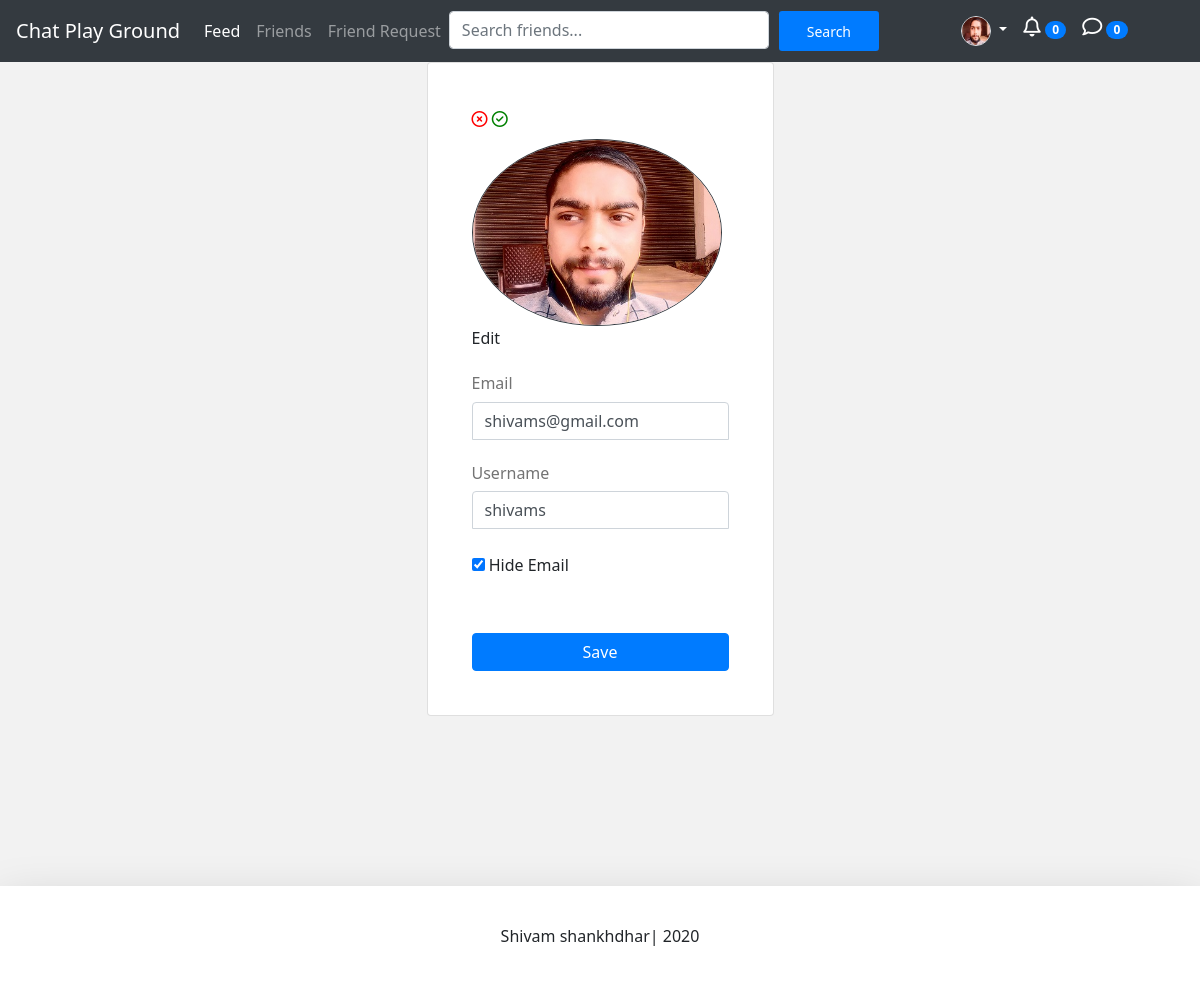
Screenshot of /accounts/1/edit/ (signed in) with the database file from the repository.
### accounts/models.py (models this page shows, shortened)
class Account(AbstractBaseUser):
    email           = models.EmailField(verbose_name = 'email', max_length=60, unique=True )
    username        = models.CharField(max_length=30, unique=True)
    date_joined     = models.DateTimeField(verbose_name="date joined", auto_now_add=True)
    last_login      = models.DateTimeField(verbose_name="last login", auto_now = True)
    is_admin        = models.BooleanField(default=False)
    is_active       = models.BooleanField(default=True)
    is_staff        = models.BooleanField(default=False)
    is_superuser    = models.BooleanField(default=False)
    profile_image   = models.ImageField(max_length = 255, upload_to = get_profile_image_filepath, null = True, blank = True, default = get_default_profile_image)
    hide_email      = models.BooleanField(default=True)
    objects = MyAccountManager()
    USERNAME_FIELD = 'email'         #django uses username for login but i change this with email for login
    REQUIRED_FIELDS = ['username']

### accounts/views.py (the view)
# urls.py: path('<user_id>/edit/', edit_account_view, name='edit'),
def edit_account_view(request, *args, **kwargs):
    if not request.user.is_authenticated:
            return redirect("login")
    user_id = kwargs.get("user_id")
    account = Account.objects.get(pk=user_id)
    if account.pk != request.user.pk:
        return HttpResponse("You cannot edit someone elses profile.")
    context = {}
    if request.POST:
        form = AccountUpdateForm(request.POST, request.FILES, instance=request.user)
        if form.is_valid():
            account.profile_image.delete()
            form.save()
            new_username = form.cleaned_data['username']
            return redirect("accounts:view", user_id=account.pk)
        else:
            form = AccountUpdateForm(request.POST, instance=request.user,
                initial={
                    "id": account.pk,
                    "email": account.email,
                    "username": account.username,
                    "profile_image": account.profile_image,
                    "hide_email": account.hide_email,
                }
            )
            context['form'] = form
    else:
        form = AccountUpdateForm(
            initial={
                    "id": account.pk,
                    "email": account.email,
                    "username": account.username,
                    "profile_image": account.profile_image,
                    "hide_email": account.hide_email,
                }
            )
        context['form'] = form
    context['DATA_UPLOAD_MAX_MEMORY_SIZE'] = settings.DATA_UPLOAD_MAX_MEMORY_SIZE
    return render(request, "accounts/edit_account.html", context)

### accounts/forms.py (shortened to what this page needs)
class AccountUpdateForm(forms.ModelForm):
    class Meta:
        model = Account
        fields = ('username', 'email', 'profile_image', 'hide_email')

### accounts/models.py (called while the page is built)
def get_default_profile_image():
    return 'default.png'

### accounts/templates/accounts/edit_account.html (shortened to what this page needs)
{% extends 'base.html' %}
{% load static %}
{% block content %}
<div class="container-fluid">
	<div class="row justify-content-center">
		<div class="card profile-card">
		  <div class="card-body">
		  	<div class="d-flex flex-column justify-content-center p-4">
		  		<div class="mb-2" id="id_image_crop_confirm">
                    <i class="far fa-times-circle" id="id_cancel"></i>
                    <i class="far fa-check-circle" id="id_confirm"></i>
		  		</div>
		  		<div class="image-container" id="id_image_container">
	  				<img class="border border-dark rounded-circle img-fluid mx-auto profile-image" id="id_profile_image_display" src="{{form.initial.profile_image.url}}" alt="avatar">
					<div class="middle" id="id_middle_container">
                        <div class="text" id="id_text">Edit</div>
					</div>
		  		</div>
		  		<form class="form-signin" method="post" enctype="multipart/form-data">{% csrf_token %}
			  		<h6 class="mt-4 field-heading">Email</h6>
			  		<input type="email" name="email" id="id_input_email" class="form-control" placeholder="Email address" required autofocus value={{form.initial.email}}>
			  		<h6 class="mt-4 field-heading">Username</h6>
			  		<input type="text" name="username" id="id_input_username" class="form-control" placeholder="Username" required
					value="{{form.initial.username}}">
					<div class="mt-4 checkbox">
						<label>
							<input type="checkbox" name="hide_email" id="id_input_hide_email" {% if form.initial.hide_email %}checked{%endif%}>
							Hide Email
						</label>
                    </div>
					<div class="d-flex flex-column mt-4">
						<button class="mt-4 btn btn-primary flex-grow-1" type="submit">Save</button>
					</div>
				</form>
		  	</div>
		  </div>
		</div>
	</div>
</div>
{% endblock content %}

### templates/snippets/header.html (shortened to what this page needs)
{% load static %}
    <nav class="navbar navbar-expand-lg navbar-dark bg-dark">
        <a class="navbar-brand" href="#">Chat Play Ground </a>
        <div class="collapse navbar-collapse" id="navbarNav">
          <ul class="navbar-nav  col col-9">
            {% if user.is_authenticated %}
            <li class="nav-item active">
              <a class="nav-link" href="#"> Feed <span class="sr-only">(current)</span></a>
            </li>
            <li class="nav-item">
              <a class="nav-link" href="#">Friends</a>
            </li>
            <li class="nav-item">
              <a class="nav-link" href="#">Friend Request</a>
            </li>
            {% endif  %}
            <form class="d-flex lg-ml-3" onsubmit= "return executeQuery();">
                <input class="form-control " name="friend_search" type="search" placeholder="Search friends..." aria-label="Search" style="width: 20rem; outline: none;" id="id_q_small">
                <button class="btn btn-primary btn-sm" type="submit" style="margin-left: 10px;width: 100px;border:none">Search</button>
              </form>
          </ul>
          <ul class="navbar-nav ml-3 col-3 justify-content end row">
              {% if user.is_authenticated %}
              <li class="nav-item dropdown" >
                <a class="nav-link dropdown-toggle active" href="#" id="navbarDropdown" role="button" data-toggle="dropdown" aria-haspopup="true" aria-expanded="false">
                   <img src="{{request.user.profile_image.url }}"  class="border rounded-circle" width ="30" height= "30"  alt="">
                </a>
              </li>
              <li class="nav-item">
                <a href="#" class=" nav-link active">
                    <i class="far fa-bell font-size"></i>  <span class="badge badge-primary badge-pill">0</span>
                </a>
            </li>
            <li class="nav-item">
                <a href="#" class=" nav-link active">
                    <i class="far fa-comment font-size"></i>  <span class="badge badge-primary badge-pill">0</span>
                </a>
            </li>
              {% endif %}
          </ul>
        </div>
      </nav>

### templates/snippets/base_css.html (style rules this page uses)
:root { --main-background-color:#f2f2f2; --dark-background-color:#a2a2a2; --secondary-text-color:#808080; --light-primary-text-color:#0080ff; }
body { background-color: var(--main-background-color); font-family: 'Segoe UI'; font-weight: 380; }
.form-signin input[type="email"] { margin-bottom: 10px; border-bottom-right-radius: 0; border-bottom-left-radius: 0; }
.form-signin input[type="text"] { margin-bottom: 10px; border-bottom-right-radius: 0; border-bottom-left-radius: 0; }

### templates/snippets/header.html (style rules this page uses)
.font-size { font-size:20px; }

### accounts/templates/accounts/edit_account.html (style rules this page uses)
.image-container { max-width: 250px; height: auto; position: relative; }
.field-heading { color: #737373; }
#id_confirm { color: green; }
#id_cancel { color: red; }

### rows the page displays
Account: user.profile_image (picture), email "shivams@gmail.com", username "shivams"
